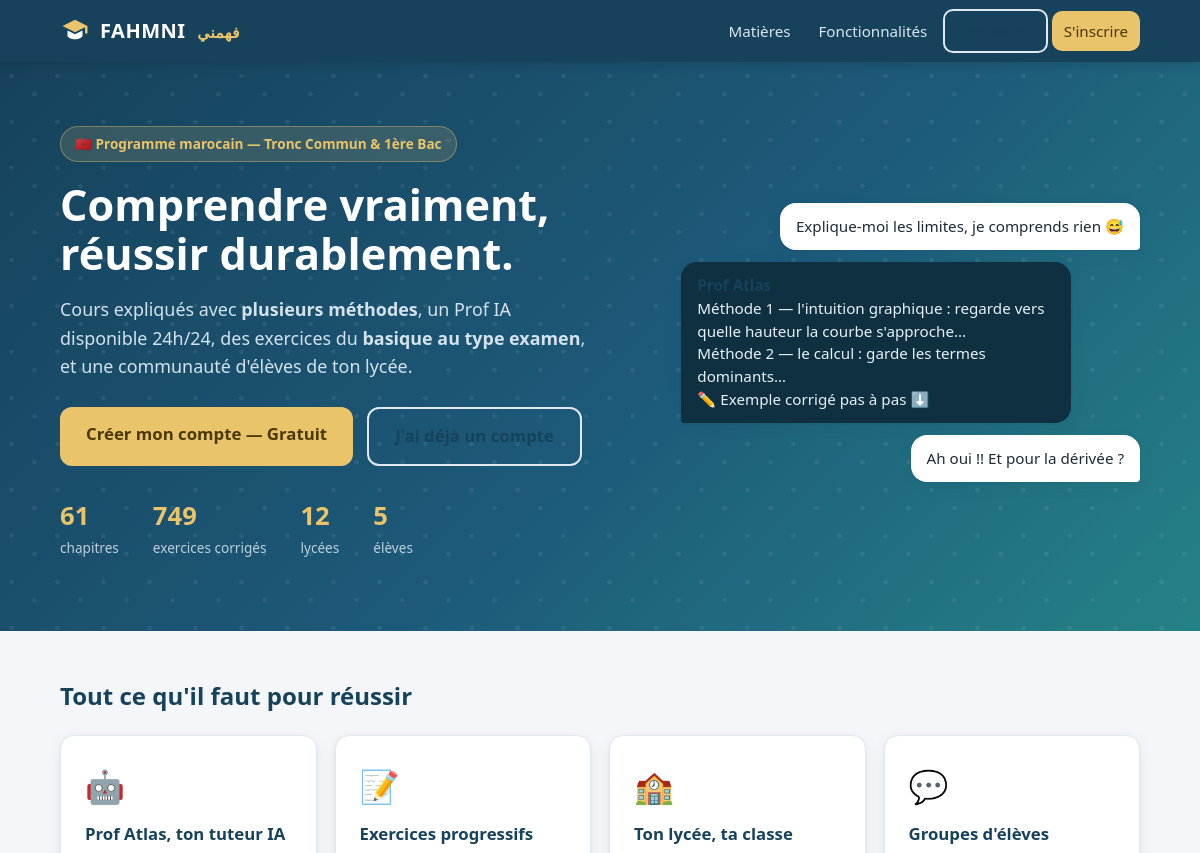
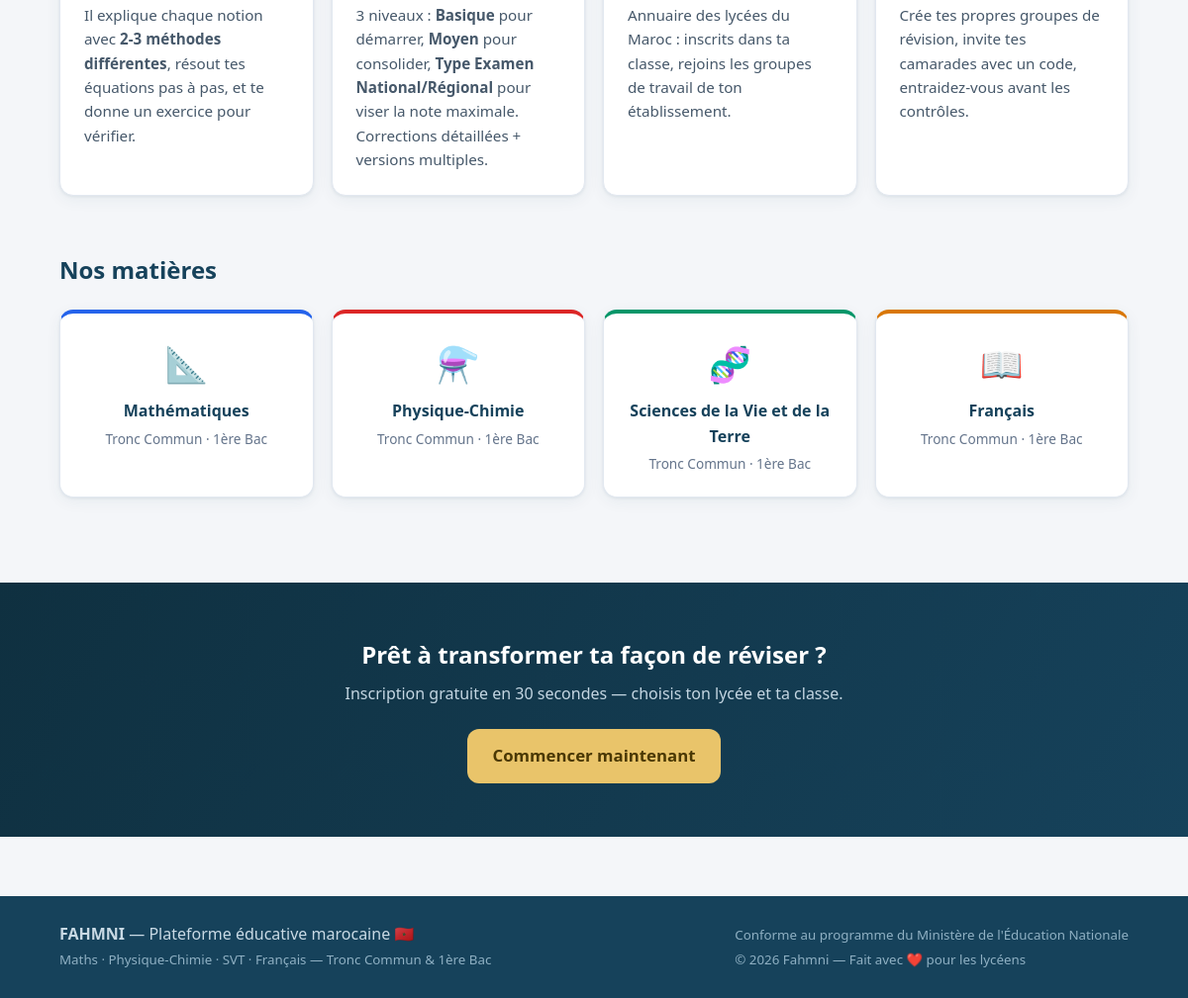
The page / on the database its author committed (2 pictures, top to bottom).
### tables this page shows
CREATE TABLE subjects (
    id INTEGER PRIMARY KEY AUTOINCREMENT,
    code TEXT NOT NULL UNIQUE,     -- MATH | PC | SVT | FR
    nom TEXT NOT NULL,
    couleur TEXT NOT NULL,
    icone TEXT NOT NULL            -- emoji
);

### app.py (the view)
@app.route("/")
def landing():
    stats = {
        "lycees": db.query("SELECT COUNT(*) c FROM lycees", one=True)["c"],
        "chapitres": db.query("SELECT COUNT(*) c FROM chapters", one=True)["c"],
        "exercices": db.query("SELECT COUNT(*) c FROM exercises", one=True)["c"],
        "eleves": db.query("SELECT COUNT(*) c FROM users", one=True)["c"],
    }
    subjects = db.query("SELECT * FROM subjects")
    return render_template("landing.html", stats=stats, subjects=subjects)

### app.py (called while the page is built, shortened)
def current_user():
    if hasattr(g, "user"):
        return g.user
    g.user = None
    raw = request.cookies.get(COOKIE, "") or request.environ.get("FAHMNI_TOKEN", "")
    if "." in raw:
        val, sig = raw.rsplit(".", 1)
        if hmac.compare_digest(sign(val), sig) and val.isdigit():
            g.user = db.query("SELECT * FROM users WHERE id = ?", (int(val),), one=True)
    return g.user

@app.after_request
def rewrite_links(resp):
    tok = request.environ.get("FAHMNI_TOKEN", "")
    return resp

    def __call__(self, environ, start_response):
        path = environ.get("PATH_INFO", "/")
        m = re.match(r"^/s/([A-Za-z0-9\.\-_]+)(/.*)?$", path)
        if m:
            environ["FAHMNI_TOKEN"] = m.group(1)
            environ["PATH_INFO"] = m.group(2) or "/"
        return self.wsgi(environ, start_response)

### db.py (called while the page is built)
def get_db():
    conn = sqlite3.connect(DB_PATH)
    conn.row_factory = sqlite3.Row
    conn.execute("PRAGMA foreign_keys = ON")
    return conn

def query(sql, args=(), one=False):
    conn = get_db()
    rows = conn.execute(sql, args).fetchall()
    conn.close()
    return (rows[0] if rows else None) if one else rows

### templates/landing.html
{% extends "base.html" %}
{% block content %}
<section class="hero">
  <div class="container hero-in">
    <div class="hero-text">
      <div class="badge">🇲🇦 Programme marocain — Tronc Commun & 1ère Bac</div>
      <h1>Comprendre vraiment,<br>réussir durablement.</h1>
      <p class="lead">Cours expliqués avec <strong>plusieurs méthodes</strong>, un Prof IA
      disponible 24h/24, des exercices du <strong>basique au type examen</strong>, et une
      communauté d'élèves de ton lycée.</p>
      <div class="hero-cta">
        {% if current_user() %}
          <a class="btn btn-gold btn-lg" href="{{ url_for('dashboard') }}">Mon tableau de bord</a>
          <a class="btn btn-ghost btn-lg" href="{{ url_for('prof') }}">Parler au Prof Atlas</a>
        {% else %}
          <a class="btn btn-gold btn-lg" href="{{ url_for('inscription') }}">Créer mon compte — Gratuit</a>
          <a class="btn btn-ghost btn-lg" href="{{ url_for('connexion') }}">J'ai déjà un compte</a>
        {% endif %}
      </div>
      <div class="hero-stats">
        <div><b>{{ stats.chapitres }}</b><span>chapitres</span></div>
        <div><b>{{ stats.exercices }}</b><span>exercices corrigés</span></div>
        <div><b>{{ stats.lycees }}</b><span>lycées</span></div>
        <div><b>{{ stats.eleves }}</b><span>élèves</span></div>
      </div>
    </div>
    <div class="hero-card">
      <div class="chat-demo">
        <div class="msg user">Explique-moi les limites, je comprends rien 😅</div>
        <div class="msg prof"><b>Prof Atlas</b><br>Méthode 1 — l'intuition graphique :
        regarde vers quelle hauteur la courbe s'approche…<br>
        Méthode 2 — le calcul : garde les termes dominants…<br>
        ✏️ Exemple corrigé pas à pas ⬇️</div>
        <div class="msg user">Ah oui !! Et pour la dérivée ?</div>
      </div>
    </div>
  </div>
</section>
<section class="features container" id="fonctions">
  <h2 class="section-title">Tout ce qu'il faut pour réussir</h2>
  <div class="grid4">
    <div class="card">
      <div class="card-ico">🤖</div>
      <h3>Prof Atlas, ton tuteur IA</h3>
      <p>Il explique chaque notion avec <b>2-3 méthodes différentes</b>, résout tes
      équations pas à pas, et te donne un exercice pour vérifier.</p>
    </div>
    <div class="card">
      <div class="card-ico">📝</div>
      <h3>Exercices progressifs</h3>
      <p>3 niveaux : <b>Basique</b> pour démarrer, <b>Moyen</b> pour consolider,
      <b>Type Examen National/Régional</b> pour viser la note maximale. Corrections
      détaillées + versions multiples.</p>
    </div>
    <div class="card">
      <div class="card-ico">🏫</div>
      <h3>Ton lycée, ta classe</h3>
      <p>Annuaire des lycées du Maroc : inscrits dans ta classe, rejoins les groupes
      de travail de ton établissement.</p>
    </div>
    <div class="card">
      <div class="card-ico">💬</div>
      <h3>Groupes d'élèves</h3>
      <p>Crée tes propres groupes de révision, invite tes camarades avec un code,
      entraidez-vous avant les contrôles.</p>
    </div>
  </div>
</section>
<section class="matieres container" id="matieres">
  <h2 class="section-title">Nos matières</h2>
  <div class="grid4">
    {% for s in subjects %}
    <div class="matiere-card" style="--mc: {{ s.couleur }}">
      <span class="matiere-ico">{{ s.icone }}</span>
      <h3>{{ s.nom }}</h3>
      <p>Tronc Commun · 1ère Bac</p>
    </div>
    {% endfor %}
  </div>
</section>
<section class="cta-band">
  <div class="container">
    <h2>Prêt à transformer ta façon de réviser ?</h2>
    <p>Inscription gratuite en 30 secondes — choisis ton lycée et ta classe.</p>
    <a class="btn btn-gold btn-lg" href="{{ url_for('inscription') }}">Commencer maintenant</a>
  </div>
</section>
{% endblock %}

### templates/base.html (shortened to what this page needs)
<!DOCTYPE html>
<html lang="fr">
<head>
<link rel="stylesheet" href="{{ url_for('static', filename='style.css') }}">
</head>
<body>
<header class="topbar">
  <div class="container topbar-in">
    <a class="brand" href="{{ url_for('landing') }}">
      <svg width="30" height="30" viewBox="0 0 24 24" fill="none">
        <path d="M12 3 2 8l10 5 8-4v5h2V8L12 3z" fill="#e9c46a"/>
        <path d="M6 11.5v4c0 1.5 2.7 3 6 3s6-1.5 6-3v-4l-6 3-6-3z" fill="#fff"/>
      </svg>
      <span class="brand-name">FAHMNI <small>فهمني</small></span>
    </a>
    <nav class="nav">
      {% if current_user() %}
        <a href="{{ url_for('cours') }}">Cours</a>
        <a href="{{ url_for('exercices') }}">Exercices</a>
        <a href="{{ url_for('generateur') }}">🎲 Générateur</a>
        <a href="{{ url_for('prof') }}" class="nav-prof">Prof Atlas 🤖</a>
        <a href="{{ url_for('annuaire') }}">Annuaire</a>
        <a href="{{ url_for('communaute') }}">Communauté</a>
        <a class="avatar" href="{{ url_for('profil') }}" title="Mon profil"
           style="background: {{ current_user()['couleur'] }}">
          {{ current_user()['prenom'][0]|upper }}</a>
      {% else %}
        <a href="/#matieres">Matières</a>
        <a href="/#fonctions">Fonctionnalités</a>
        <a class="btn btn-ghost" href="{{ url_for('connexion') }}">Connexion</a>
        <a class="btn btn-gold" href="{{ url_for('inscription') }}">S'inscrire</a>
      {% endif %}
    </nav>
  </div>
</header>
<main class="main">
{% block content %}{% endblock %}
</main>
<footer class="footer">
  <div class="container footer-in">
    <div>
      <strong>FAHMNI</strong> — Plateforme éducative marocaine 🇲🇦<br>
      <small>Maths · Physique-Chimie · SVT · Français — Tronc Commun & 1ère Bac</small>
    </div>
    <div class="footer-note">
      <small>Conforme au programme du Ministère de l'Éducation Nationale<br>
      © {{ now }} Fahmni — Fait avec ❤️ pour les lycéens</small>
    </div>
  </div>
</footer>
</body>
</html>

### rows shown on the page
subjects: icone "📐", nom "Mathématiques"
subjects: icone "⚗️", nom "Physique-Chimie"
subjects: icone "🧬", nom "Sciences de la Vie et de la Terre"
subjects: icone "📖", nom "Français"

### other values the page prints
{{ stats.chapitres }} "61"
{{ stats.exercices }} "749"
{{ stats.lycees }} "12"
{{ stats.eleves }} "5"
{{ now }} "2026"
